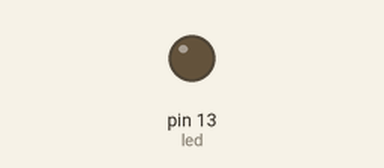
The sketch below on a simulated Arduino Uno, built with avr-gcc and run on an emulated ATmega328P. On the bench: output pins drawn as LEDs (lit = HIGH).

Above: at 1.3 s.
At 10.5 s:
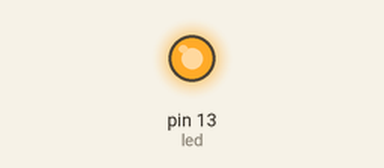
Timing chart, 0 to 11.2 s (numbered marks = the images above):
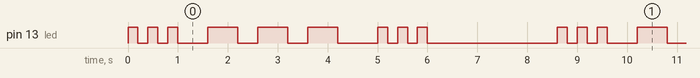

The sketch:

morse_code.ino
```cpp
/*
  SOS

  sends the SOS morse code
 */

// Pin 13 has an LED connected on most Arduino boards.
// give it a name:
int led = 13;

// the setup routine runs once when you press reset:
void setup() {
  // initialize the digital pin as an output.
  pinMode(led, OUTPUT);
}

void blinkShort() {
  digitalWrite(led, HIGH);   // turn the LED on (HIGH is the voltage level)
  delay(200);               // wait for a second
  digitalWrite(led, LOW);    // turn the LED off by making the voltage LOW
  delay(200);
}

void blinkLong() {
  digitalWrite(led, HIGH);   // turn the LED on (HIGH is the voltage level)
  delay(600);               // wait for a second
  digitalWrite(led, LOW);    // turn the LED off by making the voltage LOW
  delay(400);
}

void sendS() {
  blinkShort();
  blinkShort();
  blinkShort();
  delay(400);
}

void sendO() {
  blinkLong();
  blinkLong();
  blinkLong();
  delay(400);
}

// the loop routine runs over and over again forever:
void loop() {
  sendS();
  sendO();
  sendS();

  delay(2000);
}

// vim:ft=c
```

Measured:
- by itself, pin 13 (led): repeats every 8.6 s: 2 × (LOW 0.20 s, HIGH 0.20 s), LOW 0.60 s, 2 × (HIGH 0.60 s, LOW 0.40 s), HIGH 0.60 s, LOW 0.80 s, 2 × (HIGH 0.20 s, LOW 0.20 s), HIGH 0.20 s, LOW 2.6 s, HIGH 0.20 s
- by itself, everything shown: repeats every 8.6 s, in 18 steps
